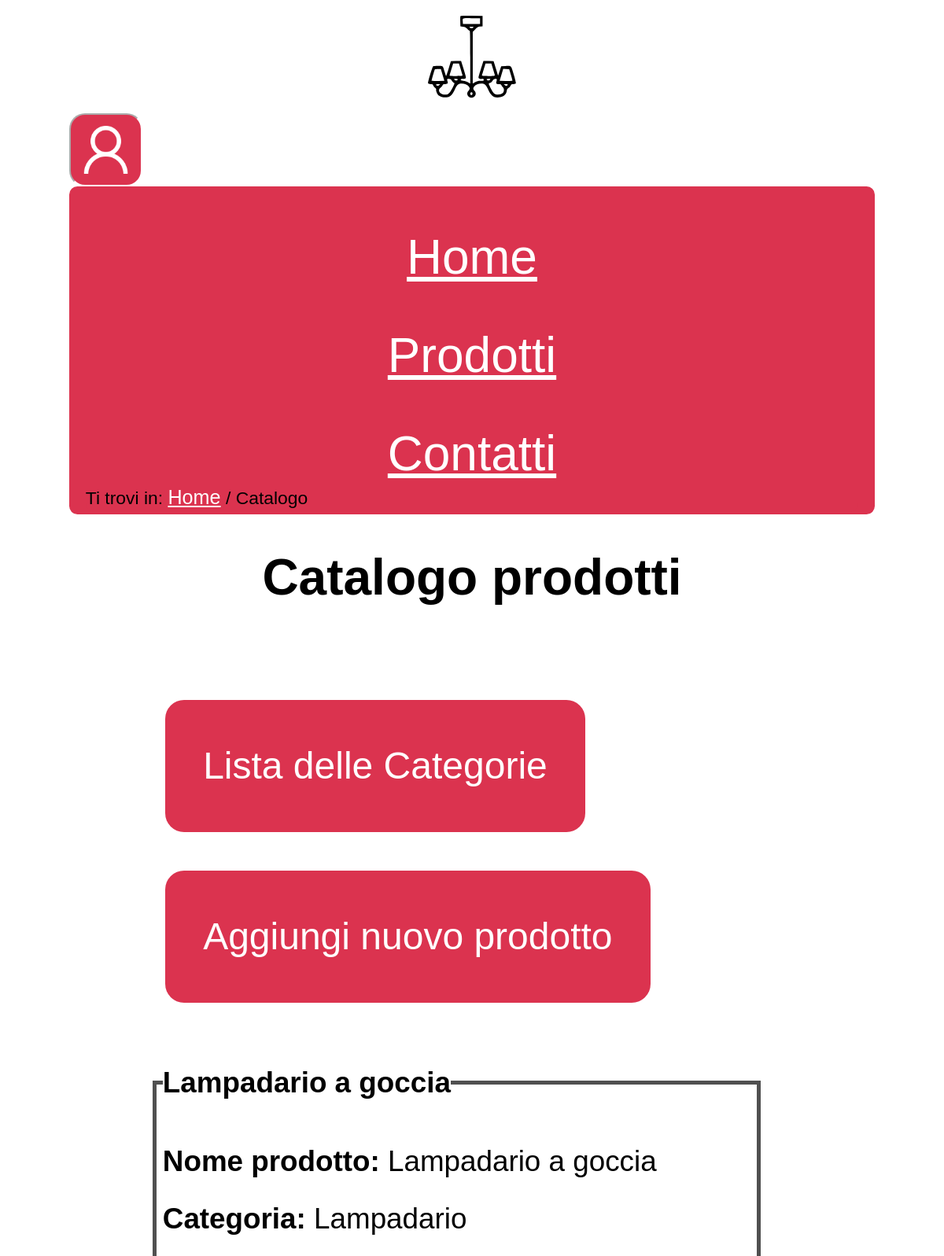
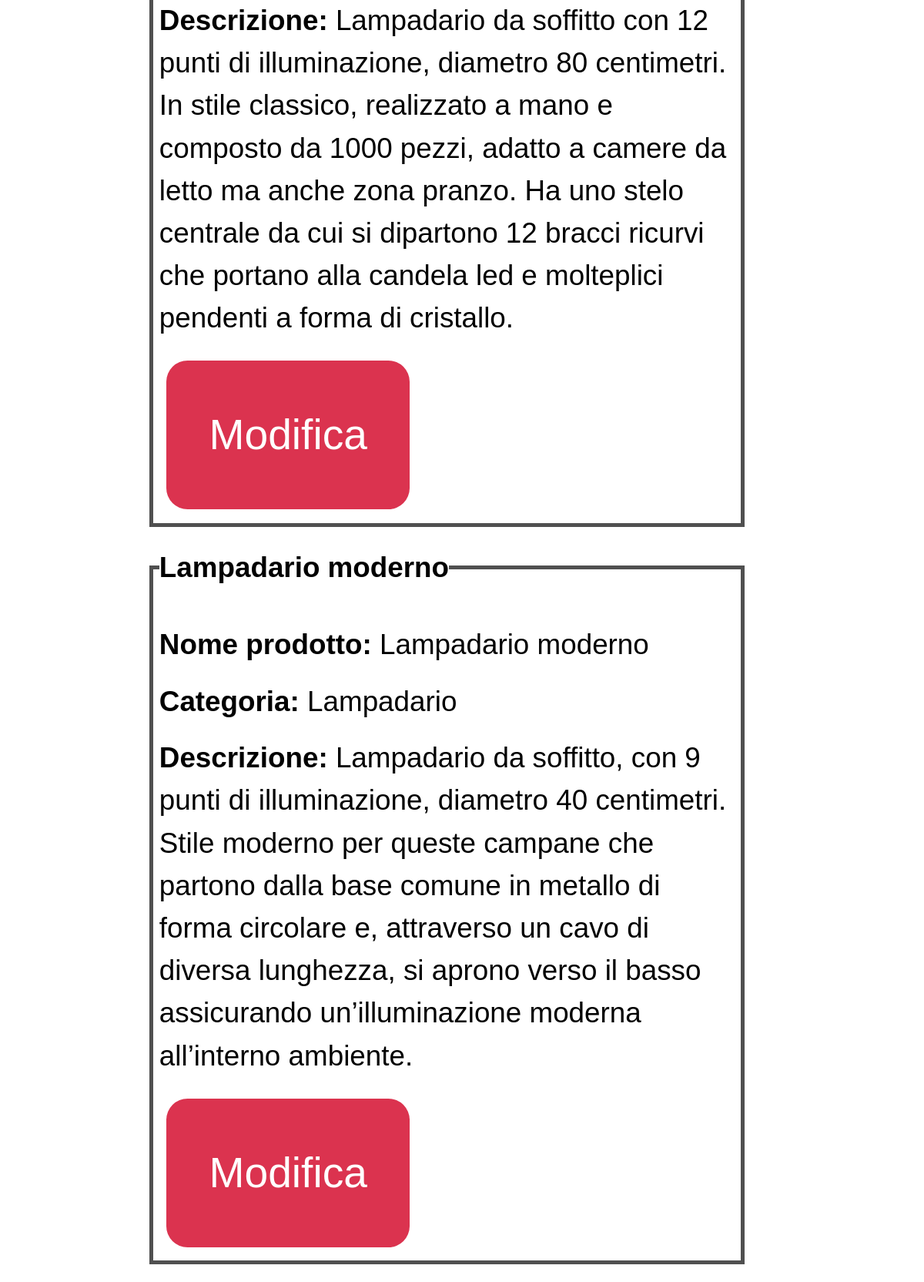
Page /catalogo.php (signed in, upper part) on the committed database (2 pictures, top to bottom).
### tables this page shows
CREATE TABLE IF NOT EXISTS `prodotti` (
  `id_prodotto` int(100) NOT NULL AUTO_INCREMENT,
  `id_categoria` int(100) NOT NULL,
  `Nome` varchar(100) NOT NULL,
  `Descrizione` varchar(500) NOT NULL,
  PRIMARY KEY (`id_prodotto`,`id_categoria`),
  KEY `prodotti` (`id_categoria`)
);

CREATE TABLE IF NOT EXISTS `categoria` (
  `id_categoria` int(100) NOT NULL AUTO_INCREMENT,
  `Nome` varchar(100) NOT NULL,
  `Descrizione` varchar(500) DEFAULT NULL,
  UNIQUE KEY `id_categoria` (`id_categoria`)
);

### PHP/connessione2.php (called while the page is built, shortened)
<?php
class DBAccess
{
    private static function startConnection()
    {
        try {
            return new mysqli(DBAccess::HOST_DB, DBAccess::USERNAME, DBAccess::PASSWORD, DBAccess::DATABASE_NAME);
        } catch (Exception $e) {
            http_response_code(500);
            if (isset($_SESSION["ruolo"])) {
                if ($_SESSION["ruolo"] == "user") {
                    echo file_get_contents(dirname(__FILE__) . "/../HTML/500Utente.html");
                } elseif ($_SESSION["ruolo"] == "admin") {
                    echo file_get_contents(dirname(__FILE__) . "/../HTML/500Amministratore.html");
                }
            } else {
                echo file_get_contents(dirname(__FILE__) . "/../HTML/500Semplice.html");
            }
            die();
        }
    }
    public static function dbQuery($query, ...$parametri)
    {
        $connection = self::startConnection();
        $stmt = $connection->prepare($query);
        $stmt->execute();
        $queryResult = $stmt->get_result();
        $select = false;
        if (strpos($query, "SELECT") === 0) {
            $select = true;
        }
        if ($select) {
            $result = array();
            while ($row = mysqli_fetch_assoc($queryResult)) {
                array_push($result, $row);
            }
            if (empty($result)) {
                return null;
            } else {
                return $result;
            }
        } else {
            $connection->close();
            return true;
        }
    }
}
?>

### catalogo_handler.php (the view, shortened to what this page needs)
<?php
require_once "PHP/class.php";
class Catalogo
{
    public static function show_allProducts()
    {
        $result = '<form action="catalogo.php" method="GET"><div class="pulsanti_catalogo"><input type="submit" class="invio" id="category_list" name="lista_categorie" value="Lista delle Categorie" />
        <input type="submit" class="invio" name="new_product" value="Aggiungi nuovo prodotto"/></div></form>';
        $products = Access::getAllProducts();
        if (empty($products))
            $result .= '<div id="wish-error" role="alert">Al momento non sono disponibili prodotti!</div>';
        else {
            for ($i = 0; $i < count($products); $i++) {
                $result .= '<form action="catalogo.php" method="POST"><fieldset class="prodotto">
                    <legend><span class="nome">' . Access::lang($products[$i]["Prod_Nome"]) . '</span></legend>
                    <div><input type="hidden" name="product_id" value="' . $products[$i]["id_prodotto"] . '"/></div>'
                    . '<div><input type="hidden" name="category_id" value="' . $products[$i]["id_categoria"] . '"/></div>';
                $result .= '<div><span class="nome">Nome prodotto:</span> ' . Access::lang($products[$i]["Prod_Nome"]) . '</div>
                    <div><span class="categoria">Categoria:</span> ' . Access::lang($products[$i]["Cat_Nome"]) . '</div>
                    <div><span class="descrizione">Descrizione:</span> ' . Access::lang($products[$i]["Descrizione"]) . '</div>
                    <div><input type="submit" class="modifica invio" name="modifica_prod" value="Modifica" /></div></fieldset></form>';
            }
        }
        return $result;
    }
}
?>

### CSS/style.css (style rules this page uses)
* { padding: 0em; margin: 0em; }
:root { --visitedcolor: #000000; --linkcolor: #FFFFFF; --bgfuncolor: #DB334F; --bgcolor: #FFFFFF; --txtcolor: #000000; --shadowcolor: #d2d2d2; }
html, body { font-size: 100%; font-family: "Verdana", sans-serif; line-height: 1.5em; background-color: var(--bgcolor); color: var(--txtcolor); margin: auto; }
body { max-width: 1024px; }
h1, h2 { text-align: center; }
#nomemenu h1 { background-image: url('../img/logo_vetrina.svg'); background-repeat: no-repeat; background-position: center; background-size: contain; text-indent: -9999px; line-height: 1.5em; font-size: 6em; }
.hambuttonoff { width: 7em; height: 7em; background-image: url("../img/hamOn.png"); filter: invert(100%); background-repeat: no-repeat; background-position: center; background-size: contain; text-indent: -9999px; background-color: #24ccb0; border-radius: 1.5em 1.5em 1.5em 1.5em; cursor: pointer; }
#box { background-color: var(--bgfuncolor); padding: 0.3em 1em 0.1em 1.0em; border-radius: 0.5em 0.5em 0.5em 0.5em; font-size: 1.3em; }
#menu { text-align: center; }
#menu ul { list-style-type: none; display: inline-block; text-align: left; }
#menu ul li { margin-top: 1em; text-align: center; }
a { background-color: var(--bgfuncolor); }
a:link { color: var(--linkcolor); }
#box a { background-color: var(--bgfuncolor); font-size: 1.3em; }
#box a:link { color: var(--linkcolor); font-size: 1.3em; }
@media (max-aspect-ratio: 1/1.7) { #menu { font-size: 2.3em; } }
@media (max-aspect-ratio: 1/1.7) { #menu ul { line-height: 1.5em; } }
#breadcrumb { background-color: var(--bgfuncolor); padding: 0.1em 0em 0.3em 0em; border-radius: 0px 0px 0.5em 0.5em; font-size: 1.1em; }
.modifica { font-size: 103%; color: white; background-color: var(--bgfuncolor); border-color: var(--bgfuncolor); margin-left: 0.2em; margin-right: 0.2em; padding: 0.2em 0.5em 0.5em 0.5em; border-radius: 0.5em 0.5em 0.5em 0.5em; }
.invio { font-size: 3em; line-height: 1.5; color: white; background-color: var(--bgfuncolor); border-color: var(--bgfuncolor); padding: 1em; margin: 3%; border: none; border-radius: 0.5em; }
.titolo_catalogo { font-size: 4em; line-height: 1.5; margin: 0.5em; }
.flexcatalogo { display: flex; flex-direction: column; align-items: center; gap: 0.5em; position: relative; }
.flexcatalogo form { gap: 0.5em; position: relative; width: 90%; max-width: 90%; height: auto; align-items: center; ; }
.prodotto .nome, .prodotto .categoria, .prodotto .descrizione, .categories .nome, .categories .descrizione { font-weight: bold; }
.prodotto { display: flex; flex-direction: column; align-items: flex-start; gap: 0.5em; margin: 1%; padding: 1%; border: 5px solid #505050; position: relative; width: 90%; max-width: 90%; height: auto; font-size: 2.3em; line-height: 1.5; }
.flexcatalogo form .prodotto input[type="submit"] { font-size: 1.5em; }
.pulsanti_catalogo { margin-top: 2em; margin-bottom: 2em; }
#catalogo { align-items: center; width: 90%; margin: 5%; }

### rows in the picture
prodotti: Nome "Lampadario a goccia", id_categoria.Nome "Lampadario", Descrizione "Lampadario da soffitto con 12 punti di illuminazione, diametro 80 centimetri. In stile classico, realizzato a mano e composto da 1000 pezzi, adatto a camere da letto ma anche zona pranzo. Ha uno stelo centrale da cui si dipartono 12 bracci ricurvi che portano alla candela led e molteplici pendenti a forma di cristallo."
prodotti: Nome "Lampadario moderno", id_categoria.Nome "Lampadario", Descrizione "Lampadario da soffitto, con 9 punti di illuminazione, diametro 40 centimetri. Stile moderno per queste campane che partono dalla base comune in metallo di forma circolare e, attraverso un cavo di diversa lunghezza, si aprono verso il basso assicurando un’illuminazione moderna all’interno ambiente."

### other values in the picture
$title "Catalogo"
$paginaHTML "Catalogo prodotti"
